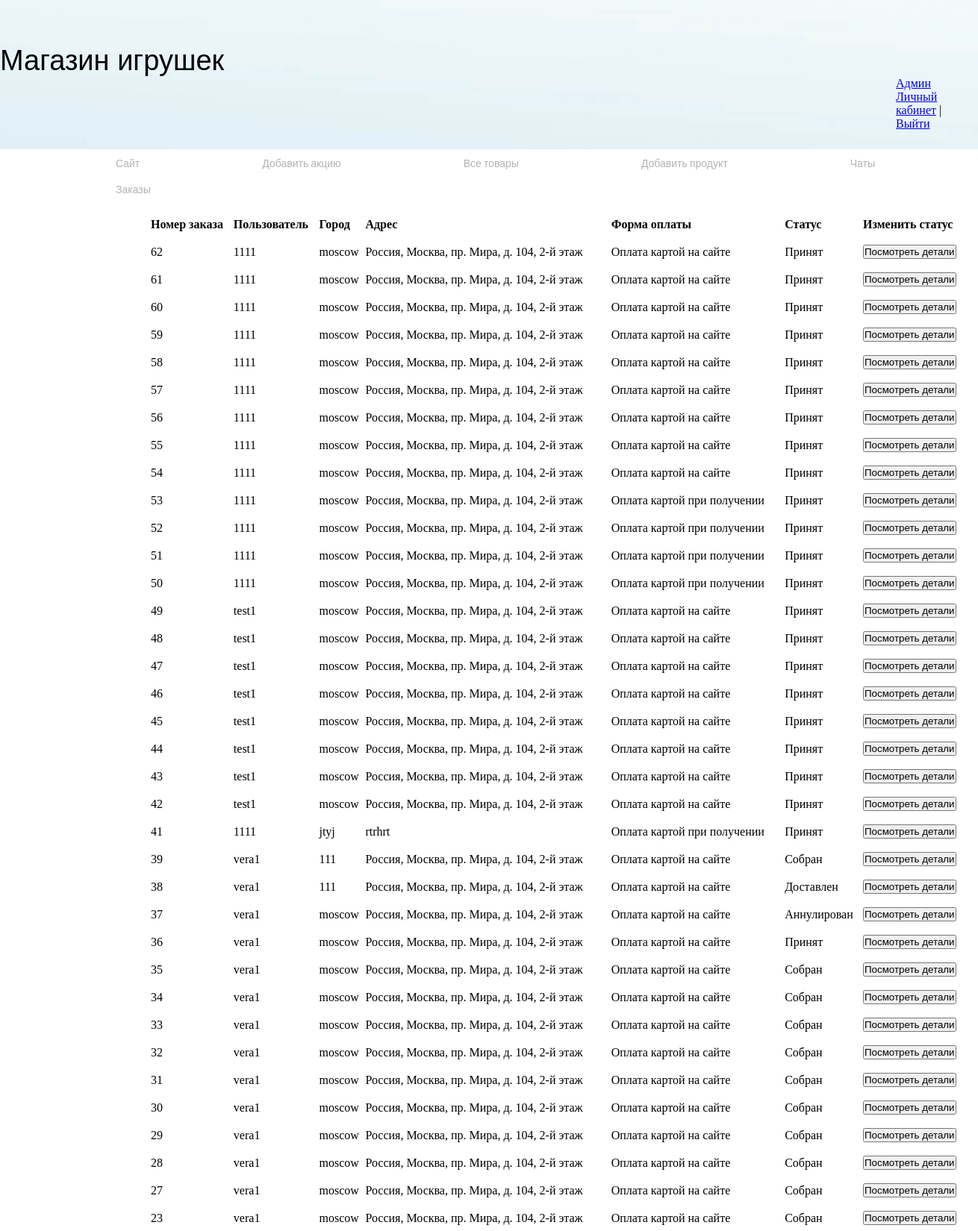
The app's page /admin_app/orders_list/ (signed in, upper part) with its own data.
### orders/models.py (models this page shows, shortened)
class Order(models.Model):
    PAYMENT_METHOD = (
        ('1', 'Оплата картой на сайте'),
        ('2', 'Оплата картой при получении'),
        ('3', 'Оплата наличными при получении')
    )
    ORDER_STATUS = (
        ('1', 'Принят'),
        ('2', 'Собран'),
        ('3', 'Передан курьеру'),
        ('4', 'Доставлен'),
        ('5', 'Аннулирован')
    )
    user = models.ForeignKey('user.User', on_delete=models.CASCADE, verbose_name='Пользователь',
                             related_name="user_basket")
    address = models.CharField(max_length=250)
    city = models.CharField(max_length=100)
    created = models.DateTimeField(auto_now_add=True)
    paid = models.CharField('метод оплаты', max_length=100, choices=PAYMENT_METHOD, default='1')
    order_status = models.CharField('Статус Заказа', max_length=100, choices=ORDER_STATUS, default='1')
    class Meta:
        ordering = ('-created',)
        verbose_name = 'Заказ'
        verbose_name_plural = 'Заказы'

### user/models.py (models this page shows)
class User(AbstractUser):
    phone = models.CharField('телефон', validators=[phone_validator], max_length=13, unique=True)
    def __str__(self):
        return self.username

### admin_app/views.py (the view)
# urls.py: path('orders_list/', views.orders_list, name='orders_list'),
@login_required
def orders_list(request):
    if request.user.is_superuser:
        order_list = Order.objects.all()
        return render(request, 'admin_app/orders_list.html',
                      {'order_list': order_list})
    else:
        return redirect('shop:title')

### cart/context_processors.py (called while the page is built)
def cart(request):
    return {'cart': Cart(request)}

### admin_app/templates/admin_app/orders_list.html (shortened to what this page needs)
{% extends "admin_app/base.html" %}
{% block content %}
<table class="cart">
    <thead>
      <tr class="spaceUnder">
        <th>Номер заказа</th>
        <th>Пользователь</th>
        <th>Город</th>
        <th>Адрес</th>
        <th>Форма оплаты</th>
        <th>Статус</th>
        <th>Изменить статус</th>
      </tr>
    </thead>
    <tbody>
    {% for order in order_list %}
    <tr class="spaceUnder">
        <td>{{order.id}}</td>
        <td>{{order.user}}</td>
        <td>{{order.city}}</td>
        <td>{{order.address}}</td>
        <td>{{ order.get_paid_display }}</td>
        <td>{{ order.get_order_status_display }}</td>
        <td><form action="{% url 'admin_app:order_detail' order.id %}">
        <button type="submit">Посмотреть детали</button>
        </form></td>
    </tr>
    {% endfor %}
    </tbody>
</table>
{% endblock %}

### static/css/style.css (style rules this page uses)
* { margin: 0; padding: 0; }
html, body { height: 100%; }
.cart { align: center; margin: 20px 10px 0px 200px; width: 1100px; }
tr.spaceUnder>td, th { padding-bottom: 1em; }
.cart tr th { text-align: left;; }

### records on screen
Order: id "62", user "1111", city "moscow", address "Россия, Москва, пр. Мира, д. 104, 2-й этаж", paid "Оплата картой на сайте", order_status "Принят"
Order: id "61", user "1111", city "moscow", address "Россия, Москва, пр. Мира, д. 104, 2-й этаж", paid "Оплата картой на сайте", order_status "Принят"
Order: id "60", user "1111", city "moscow", address "Россия, Москва, пр. Мира, д. 104, 2-й этаж", paid "Оплата картой на сайте", order_status "Принят"
Order: id "59", user "1111", city "moscow", address "Россия, Москва, пр. Мира, д. 104, 2-й этаж", paid "Оплата картой на сайте", order_status "Принят"
Order: id "58", user "1111", city "moscow", address "Россия, Москва, пр. Мира, д. 104, 2-й этаж", paid "Оплата картой на сайте", order_status "Принят"
Order: id "57", user "1111", city "moscow", address "Россия, Москва, пр. Мира, д. 104, 2-й этаж", paid "Оплата картой на сайте", order_status "Принят"
Order: id "56", user "1111", city "moscow", address "Россия, Москва, пр. Мира, д. 104, 2-й этаж", paid "Оплата картой на сайте", order_status "Принят"
Order: id "55", user "1111", city "moscow", address "Россия, Москва, пр. Мира, д. 104, 2-й этаж", paid "Оплата картой на сайте", order_status "Принят"
Order: id "54", user "1111", city "moscow", address "Россия, Москва, пр. Мира, д. 104, 2-й этаж", paid "Оплата картой на сайте", order_status "Принят"
Order: id "53", user "1111", city "moscow", address "Россия, Москва, пр. Мира, д. 104, 2-й этаж", paid "Оплата картой при получении", order_status "Принят"
Order: id "52", user "1111", city "moscow", address "Россия, Москва, пр. Мира, д. 104, 2-й этаж", paid "Оплата картой при получении", order_status "Принят"
Order: id "51", user "1111", city "moscow", address "Россия, Москва, пр. Мира, д. 104, 2-й этаж", paid "Оплата картой при получении", order_status "Принят"
Order: id "50", user "1111", city "moscow", address "Россия, Москва, пр. Мира, д. 104, 2-й этаж", paid "Оплата картой при получении", order_status "Принят"
Order: id "49", user "test1", city "moscow", address "Россия, Москва, пр. Мира, д. 104, 2-й этаж", paid "Оплата картой на сайте", order_status "Принят"
Order: id "48", user "test1", city "moscow", address "Россия, Москва, пр. Мира, д. 104, 2-й этаж", paid "Оплата картой на сайте", order_status "Принят"
Order: id "47", user "test1", city "moscow", address "Россия, Москва, пр. Мира, д. 104, 2-й этаж", paid "Оплата картой на сайте", order_status "Принят"
Order: id "46", user "test1", city "moscow", address "Россия, Москва, пр. Мира, д. 104, 2-й этаж", paid "Оплата картой на сайте", order_status "Принят"
Order: id "45", user "test1", city "moscow", address "Россия, Москва, пр. Мира, д. 104, 2-й этаж", paid "Оплата картой на сайте", order_status "Принят"
Order: id "44", user "test1", city "moscow", address "Россия, Москва, пр. Мира, д. 104, 2-й этаж", paid "Оплата картой на сайте", order_status "Принят"
Order: id "43", user "test1", city "moscow", address "Россия, Москва, пр. Мира, д. 104, 2-й этаж", paid "Оплата картой на сайте", order_status "Принят"
Order: id "42", user "test1", city "moscow", address "Россия, Москва, пр. Мира, д. 104, 2-й этаж", paid "Оплата картой на сайте", order_status "Принят"
Order: id "41", user "1111", city "jtyj", address "rtrhrt", paid "Оплата картой при получении", order_status "Принят"
Order: id "39", user "vera1", city "111", address "Россия, Москва, пр. Мира, д. 104, 2-й этаж", paid "Оплата картой на сайте", order_status "Собран"
Order: id "38", user "vera1", city "111", address "Россия, Москва, пр. Мира, д. 104, 2-й этаж", paid "Оплата картой на сайте", order_status "Доставлен"
Order: id "37", user "vera1", city "moscow", address "Россия, Москва, пр. Мира, д. 104, 2-й этаж", paid "Оплата картой на сайте", order_status "Аннулирован"
Order: id "36", user "vera1", city "moscow", address "Россия, Москва, пр. Мира, д. 104, 2-й этаж", paid "Оплата картой на сайте", order_status "Принят"
Order: id "35", user "vera1", city "moscow", address "Россия, Москва, пр. Мира, д. 104, 2-й этаж", paid "Оплата картой на сайте", order_status "Собран"
Order: id "34", user "vera1", city "moscow", address "Россия, Москва, пр. Мира, д. 104, 2-й этаж", paid "Оплата картой на сайте", order_status "Собран"
Order: id "33", user "vera1", city "moscow", address "Россия, Москва, пр. Мира, д. 104, 2-й этаж", paid "Оплата картой на сайте", order_status "Собран"
Order: id "32", user "vera1", city "moscow", address "Россия, Москва, пр. Мира, д. 104, 2-й этаж", paid "Оплата картой на сайте", order_status "Собран"
Order: id "31", user "vera1", city "moscow", address "Россия, Москва, пр. Мира, д. 104, 2-й этаж", paid "Оплата картой на сайте", order_status "Собран"
Order: id "30", user "vera1", city "moscow", address "Россия, Москва, пр. Мира, д. 104, 2-й этаж", paid "Оплата картой на сайте", order_status "Собран"
Order: id "29", user "vera1", city "moscow", address "Россия, Москва, пр. Мира, д. 104, 2-й этаж", paid "Оплата картой на сайте", order_status "Собран"
Order: id "28", user "vera1", city "moscow", address "Россия, Москва, пр. Мира, д. 104, 2-й этаж", paid "Оплата картой на сайте", order_status "Собран"
Order: id "27", user "vera1", city "moscow", address "Россия, Москва, пр. Мира, д. 104, 2-й этаж", paid "Оплата картой на сайте", order_status "Собран"
Order: id "23", user "vera1", city "moscow", address "Россия, Москва, пр. Мира, д. 104, 2-й этаж", paid "Оплата картой на сайте", order_status "Собран"
